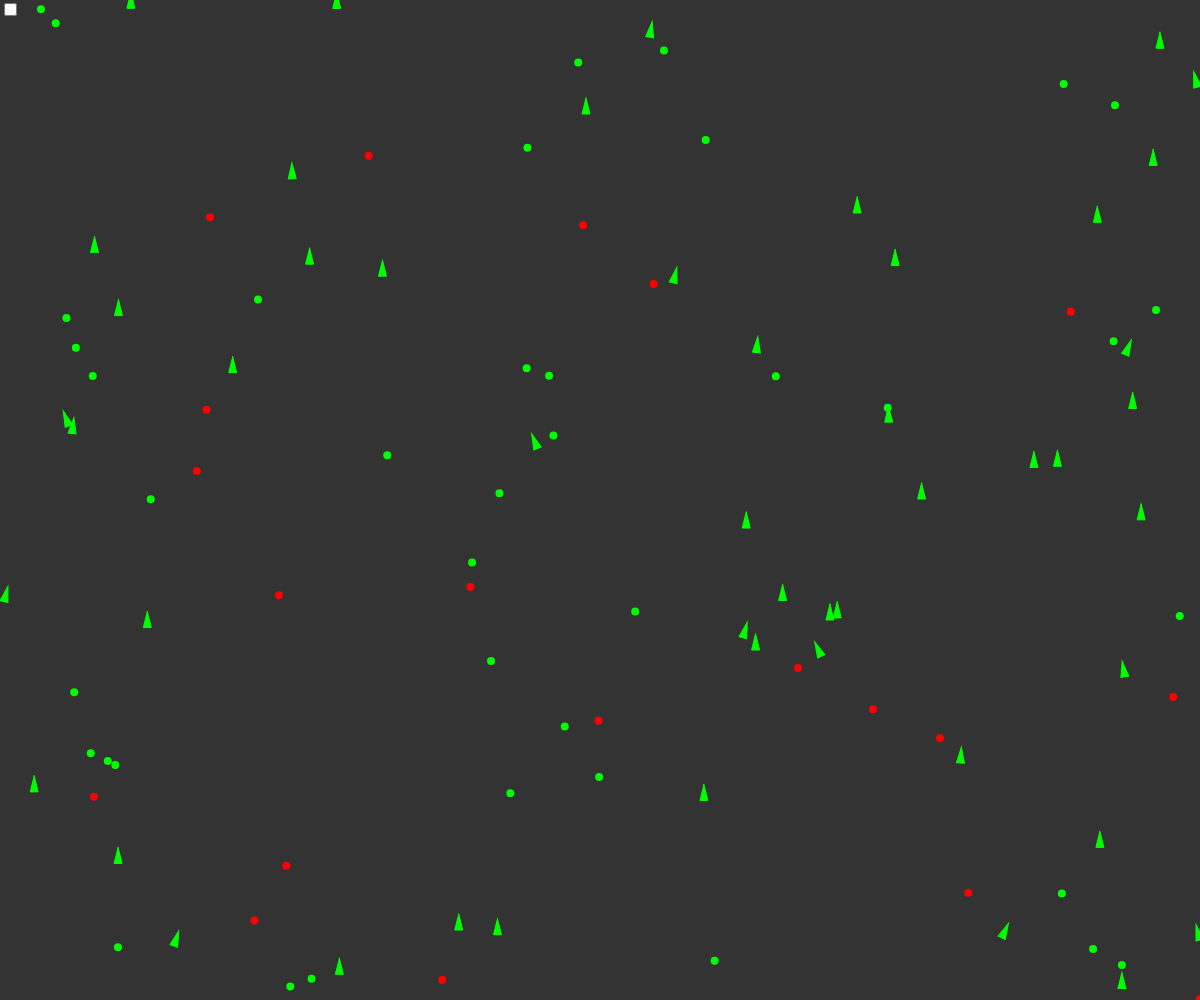
Frame 1 (no input)
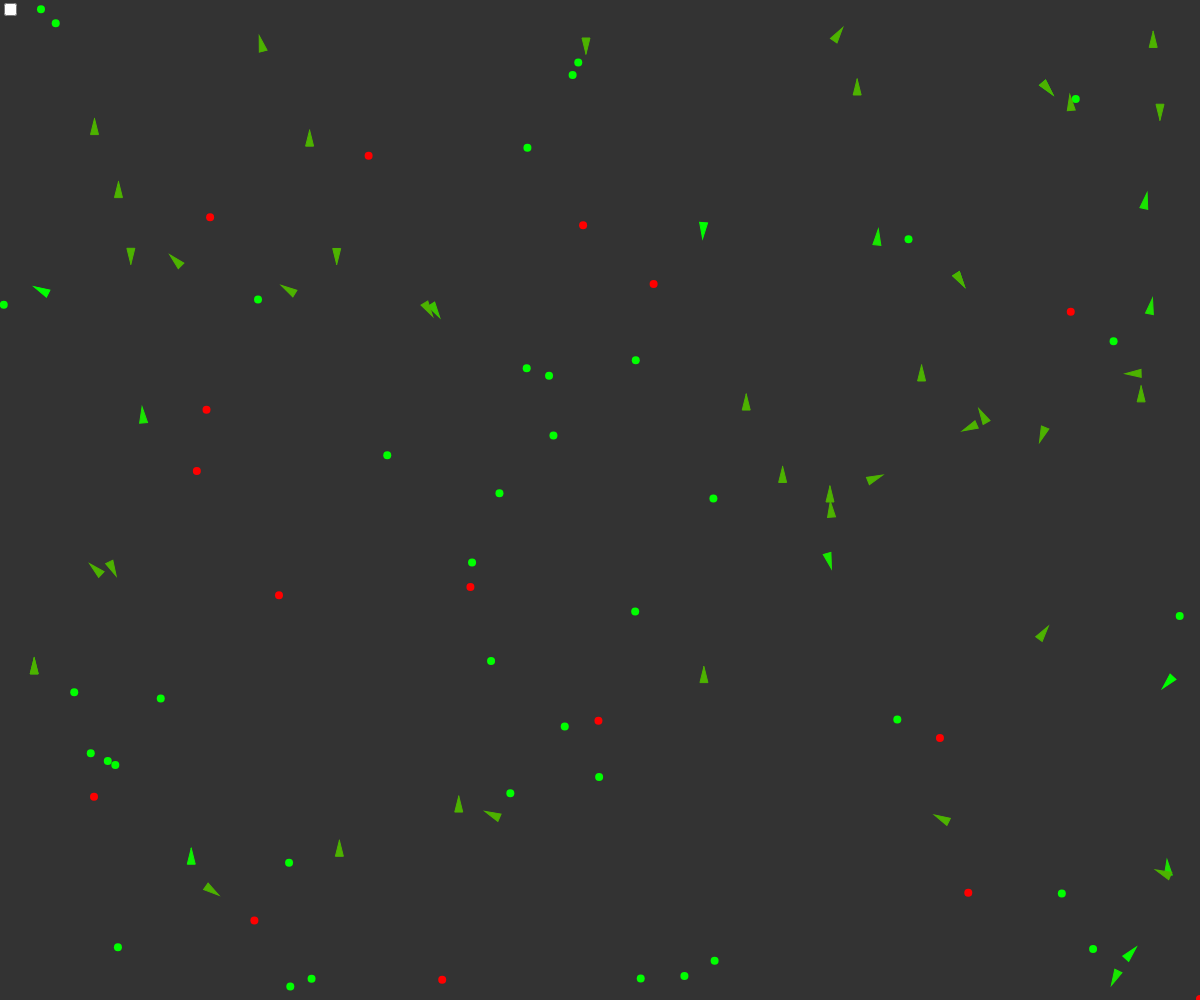
Frame 60 (no input)
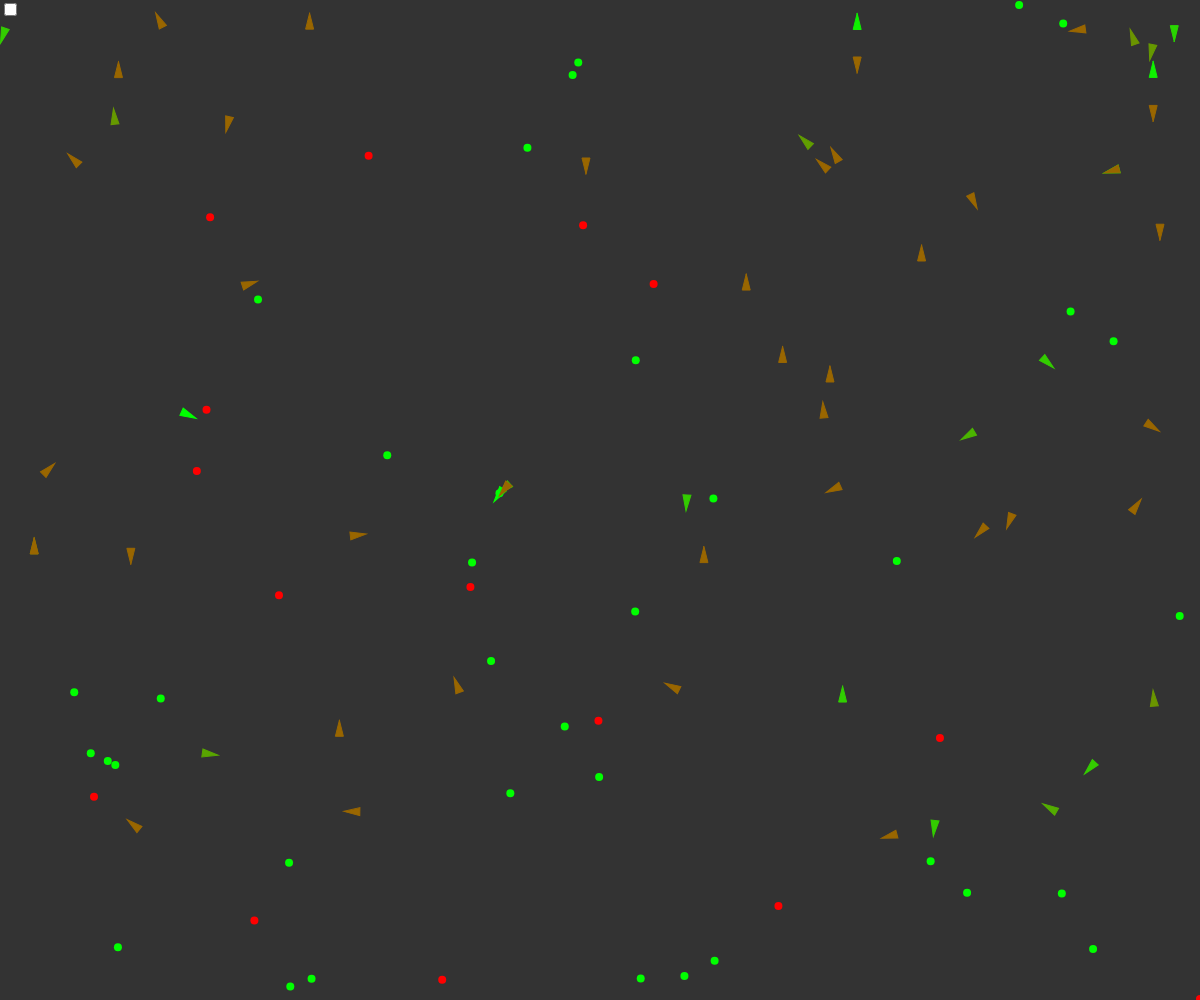
Frame 120 (the mouse pressed at the canvas centre since frame 60)

The p5.js sketch that drew these frames (run headless with seeded random() and noise() and a simulated clock; from frame 60 on, the mouse is pressed at the canvas centre):

// p5.js sketch
// ── sketch.js
var vehicles = [];
var food = [];
var poison = [];
var debug;

function setup() {
  let canvas = createCanvas(windowWidth,windowHeight);
  canvas.position(0,0);
  canvas.style('z-index','-1');
  for (let i = 0; i < 50; i++) {
    vehicles[i] = new Vehicle(random(width), random(height));
  }

  for (let i = 0; i < 40; i++) {
    food.push(createVector(random(width), random(height)));
  }

  for (let i = 0; i < 20; i++) {
    poison.push(createVector(random(width), random(height)));
  }
  debug = createCheckbox();
  debug.position(0,0);
}

function mouseDragged() {
  vehicles.push(new Vehicle(mouseX, mouseY));
}

function draw() {
  background(51);

  if (random(1) < 0.15) {
    food.push(createVector(random(width), random(height)));
  }

  if (random(1) < 0.01) {
    poison.push(createVector(random(width),random(height)));
  }

  for (let i = 0; i < food.length; i++) {
    fill(0, 255, 0);
    noStroke();
    ellipse(food[i].x, food[i].y, 8, 8);
  }

  for (let i = 0; i < poison.length; i++) {
    fill(255, 0, 0);
    noStroke();
    ellipse(poison[i].x, poison[i].y, 8, 8);
  }

  for (let i = vehicles.length - 1; i >= 0; i--) {
    vehicles[i].boundaries();
    vehicles[i].behaviors(food, poison);
    vehicles[i].update();
    vehicles[i].display();

    let newVehicle = vehicles[i].clone();
    if (newVehicle != null) vehicles.push(newVehicle);

    if (vehicles[i].dead()) {
      food.push(createVector(vehicles[i].pos.x, vehicles[i].pos.y));
      vehicles.splice(i, 1);
    }
  }
}

function keyPressed(){
  if(keyCode === 72){
    var x = document.getElementsByTagName("Button");
    if(x.length > 0){
       if(x[0].hidden == false){
          for(var i = 0; i < x.length; i++){
             x[i].hidden = true;
           }
       }else{
          for(var i = 0; i < x.length; i++){
             x[i].hidden = false;
           }
       }
    }
  }
}
// ── vehicle.js
var mr = 0.01;

function Vehicle(x, y, dna) {
  this.acc = createVector(0, 0);
  this.vel = createVector(0, -2);
  this.pos = createVector(x, y);
  this.r = 4;
  this.maxspeed = 5;
  this.maxforce = 0.5;
  this.health = 1;
  this.dna = [];
  if (dna === undefined) {
    // Food weight
    this.dna[0] = random(-2, 2);
    // Poison weight
    this.dna[1] = random(-2, 2);
    // Food perception
    this.dna[2] = random(0, 100);
    // Poision Percepton
    this.dna[3] = random(0, 100);
  } else {
    // Mutation
    this.dna[0] = dna[0];
    if (random(1) < mr) this.dna[0] += random(-0.1, 0.1);
    this.dna[1] = dna[1];
    if (random(1) < mr) this.dna[1] += random(-0.1, 0.1);
    this.dna[2] = dna[2];
    if (random(1) < mr) this.dna[2] += random(-10, 10);
    this.dna[3] = dna[3];
    if (random(1) < mr) this.dna[3] += random(-10, 10);
  }

  // Method to update location
  this.update = function() {
    this.health -= 0.005;
    // Update velocity
    this.vel.add(this.acc);
    // Limit speed
    this.vel.limit(this.maxspeed);
    this.pos.add(this.vel);
    // Reset accelerationelertion to 0 each cycle
    this.acc.mult(0);
  }

  this.applyForce = function(force) {
    // We could add mass here if we want A = F / M
    this.acc.add(force);
  }

  this.behaviors = function(good, bad) {
    var steerG = this.eat(good, 0.2, this.dna[2]);
    var steerB = this.eat(bad, -1, this.dna[3]);
    steerG.mult(this.dna[0]);
    steerB.mult(this.dna[1]);
    this.applyForce(steerG);
    this.applyForce(steerB);
  }

  this.clone = function() {
    if (random(1) < 0.002) return new Vehicle(this.pos.x, this.pos.y, this.dna);
    return null;
  }

  this.eat = function(list, nutrition, perception) {
    var record = Infinity;
    var closest = null;
    for (var i = list.length - 1; i >= 0; i--) {
      var d = this.pos.dist(list[i]);
      if (d < this.maxspeed) {
        list.splice(i, 1);
        this.health += nutrition;
      } else {
        if (d < record && d < perception) {
          record = d;
          closest = list[i];
        }
      }
    }
    // This is the moment of eating!
    if (closest != null) return this.seek(closest);
    return createVector(0, 0);
  }

  // A method that calculates a steering force towards a target
  // STEER = DESIRED MINUS VELOCITY
  this.seek = function(target) {
    var desired = p5.Vector.sub(target, this.pos); // A vector pointing from the location to the target
    // Scale to maximum speed
    desired.setMag(this.maxspeed);
    // Steering = Desired minus velocity
    var steer = p5.Vector.sub(desired, this.vel);
    steer.limit(this.maxforce); // Limit to maximum steering force
    return steer;
    //this.applyForce(steer);
  }

  this.dead = function() {
    return (this.health < 0)
  }

  this.display = function() {
    // Draw a triangle rotated in the direction of velocity
    var angle = this.vel.heading() + PI / 2;
    push();
    translate(this.pos.x, this.pos.y);
    rotate(angle);

    if (debug.checked()) {
      strokeWeight(3);
      stroke(0, 255, 0);
      noFill();
      line(0, 0, 0, -this.dna[0] * 25);
      strokeWeight(2);
      ellipse(0, 0, this.dna[2] * 2);
      stroke(255, 0, 0);
      line(0, 0, 0, -this.dna[1] * 25);
      ellipse(0, 0, this.dna[3] * 2);
    }

    var gr = color(0, 255, 0);
    var rd = color(255, 0, 0);
    var col = lerpColor(rd, gr, this.health);

    fill(col);
    stroke(col);
    strokeWeight(1);
    beginShape();
    vertex(0, -this.r * 2);
    vertex(-this.r, this.r * 2);
    vertex(this.r, this.r * 2);
    endShape(CLOSE);
    pop();
  }


  this.boundaries = function() {
    var d = 25;
    var desired = null;
    if (this.pos.x < d) desired = createVector(this.maxspeed, this.vel.y);
    else if (this.pos.x > width - d) desired = createVector(-this.maxspeed, this.vel.y);

    if (this.pos.y < d) desired = createVector(this.vel.x, this.maxspeed);
    else if (this.pos.y > height - d) desired = createVector(this.vel.x, -this.maxspeed);

    if (desired !== null) {
      desired.normalize();
      desired.mult(this.maxspeed);
      var steer = p5.Vector.sub(desired, this.vel);
      steer.limit(this.maxforce);
      this.applyForce(steer);
    }
  }
}
